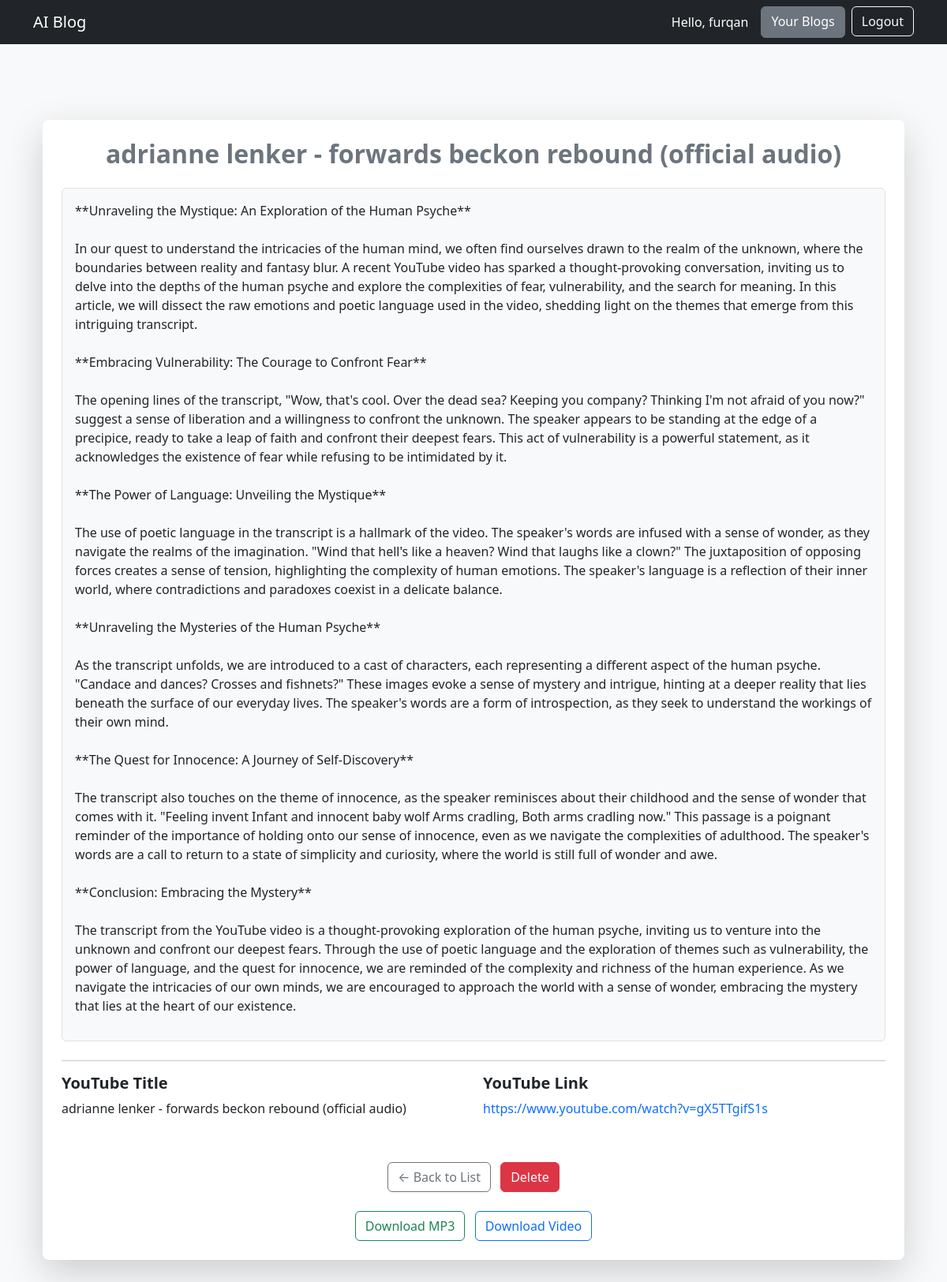
The page /blog-details/2/ (signed in) on the database its author committed.
### ai_blog/models.py (models this page shows, shortened)
class BlogPost(models.Model):
    user= models.ForeignKey(User, on_delete=models.CASCADE)
    youtube_title= models.CharField(max_length=200)
    youtube_link= models.URLField()
    generated_content= models.TextField()
    created_at= models.DateTimeField(auto_now_add=True)
    audio_file = models.CharField(max_length=500, null=True, blank=True)

### ai_blog/views.py (the view)
# urls.py: path('blog-details/<int:pk>/', views.blog_details, name= 'blog-details'),
def blog_details(request, pk):
    blog_article_detail= BlogPost.objects.get(id=pk)
    if request.user == blog_article_detail.user:
        return render(request, "blog-details.html", {"blog_article_detail":blog_article_detail})
    return redirect('/')

### templates/blog-details.html (shortened to what this page needs)
{% extends 'base.html' %}
{% load widget_tweaks %}
{% block content %}
<div class="container my-5">
    <div class="card shadow-lg border-0 rounded-3">
        <div class="card-body p-4">
            <div class="mb-4 text-center">
                <h2 class="fw-bold text-secondary">{{ blog_article_detail.youtube_title }}</h2>
            </div>
            <div class="mb-4">
                <div class="border rounded p-3 bg-light">
                    <p style="white-space: pre-line;">{{ blog_article_detail.generated_content }}</p>
                </div>
            </div>
            <hr>
            <div class="row mt-3">
                <div class="col-md-6 mb-3">
                    <h5 class="fw-semibold">YouTube Title</h5>
                    <p>{{ blog_article_detail.youtube_title }}</p>
                </div>
                <div class="col-md-6 mb-3">
                    <h5 class="fw-semibold">YouTube Link</h5>
                    <a href="{{ blog_article_detail.youtube_link }}" target="_blank" class="text-decoration-none text-primary">
                        {{ blog_article_detail.youtube_link }}
                    </a>
                </div>
            </div>
            <div class="mt-4 text-center">
                <a href="{% url 'blog-list' %}" class="btn btn-outline-secondary me-2">← Back to List</a>
                <a href="{% url 'blog-delete' blog_article_detail.id %}" class="btn btn-danger" onclick="return confirm('Are you sure you want to delete this blog?');">Delete</a>
            </div>
            <div class="mt-4 text-center">
                <a href="{% url 'download-audio' blog_article_detail.id %}"
                class="btn btn-outline-success me-2">
                 Download MP3
                </a>
                <a href="{% url 'download-video' blog_article_detail.id %}"
                class="btn btn-outline-primary">
                 Download Video
                </a>
            </div>
        </div>
    </div>
</div>
{% endblock %}

### templates/base.html (shortened to what this page needs)
{% load static %}
<!DOCTYPE html>
<html lang="en">
<head>
    <link rel="stylesheet" href="{% static 'css/bootstrap.min.css' %}">
</head>
<body class="bg-light">
<nav class="navbar navbar-expand-lg navbar-dark bg-dark">
    <div class="container">
        <a class="navbar-brand" href="/">AI Blog</a>
        <div class="d-flex">
            {% if user.is_authenticated %}
                <span class="navbar-text text-white me-3">Hello, {{ user.username }}</span>
                <a href="{% url 'blog-list' %}" class="btn btn-secondary me-2">Your Blogs</a>
                <form method="POST" action="{% url 'logout' %}" style="display:inline;">
                    <button type="submit" class="btn btn-outline-light">Logout</button>
                </form>
            {% else %}
                <a href="{% url 'login' %}" class="btn btn-outline-light me-2">Login</a>
                <a href="{% url 'signup' %}" class="btn btn-primary">Sign Up</a>
            {% endif %}
        </div>
    </div>
</nav>
<div class="container py-5">
    {% block content %}{% endblock %}
</div>
</body>
</html>

### rows shown on the page
BlogPost: youtube_title "adrianne lenker - forwards beckon rebound (official audio)", generated_content "**Unraveling the Mystique: An Exploration of the Human Psyche** In our quest to understand the intricacies of the human mind, we often find ourselves drawn to the realm of the unknown, where the boundaries between reality and fantasy blur. A recent YouTube video has sparked a thought-provoking conversation, inviting us to delve into the depths of the human psyche and explore the complexities of fear, vulnerability, and the search for meaning. In this article, we will dissect the raw emotions and poetic language used in the video, shedding light on the themes that emerge from this intriguing transcript. **Embracing Vulnerability: The Courage to Confront Fear** The opening lines of the…", youtube_link "https://www.youtube.com/watch?v=gX5TTgifS1s"

### other values the page prints
{{ user.username }} "furqan"
